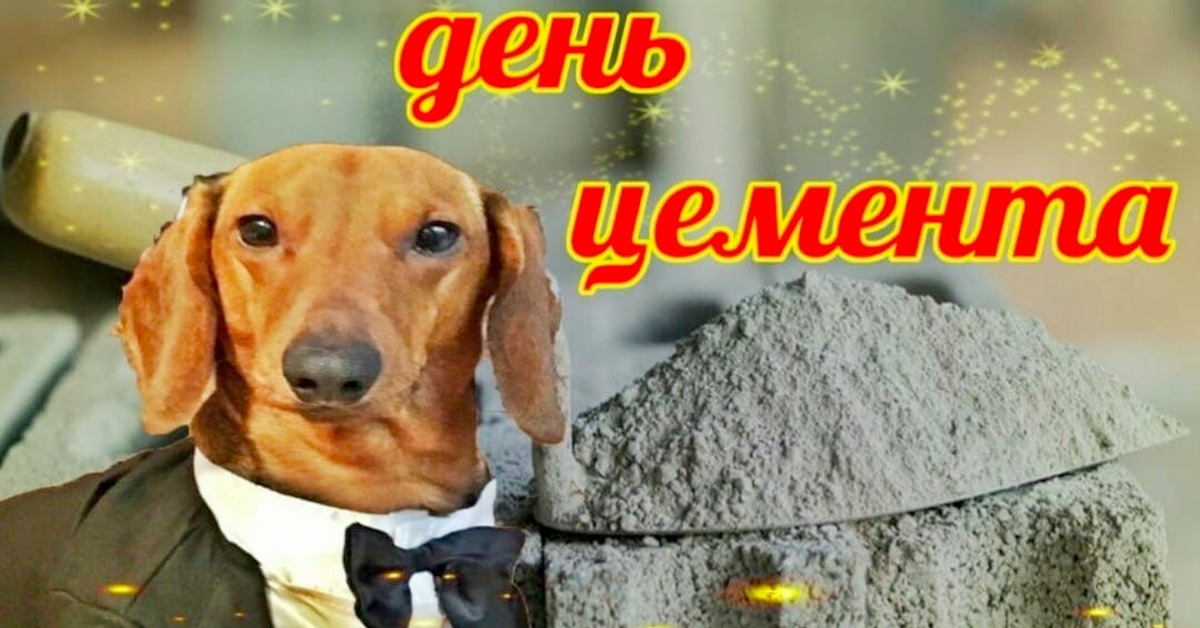
#> input picture Практика_7/деньцемента.jpg, 1200 x 628 px
$ python zad3.py
#> lines starting #> are read from the running program, lines starting #| are printed output that depends on the picture
from PIL import Image, ImageDraw, ImageFont
name = input('Кого вы хотите поздравить? ')
#> the answer given: деньцемента.jpg
img = Image.open('деньцемента.jpg')
#> img is the input picture: PIL image 1200x628 RGB; mean R, G, B 158, 137.1, 102.4
draw = ImageDraw.Draw(img)
font = ImageFont.truetype('HelveticaBlack.ttf', 40)
draw.text((700, 550), f'Поздравляю,{name}!', font=font, fill=(255, 255, 255), stroke_fill="black")
img.show()
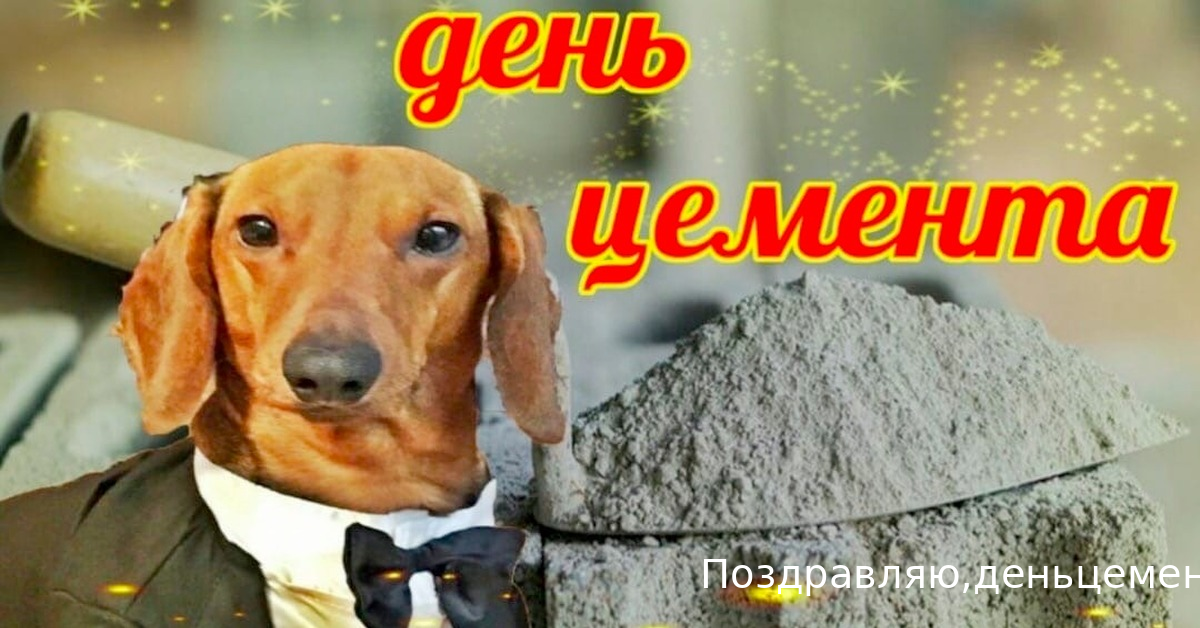
#> shown: PIL image 1200x628 RGB; mean R, G, B 158.6, 137.8, 103.1
